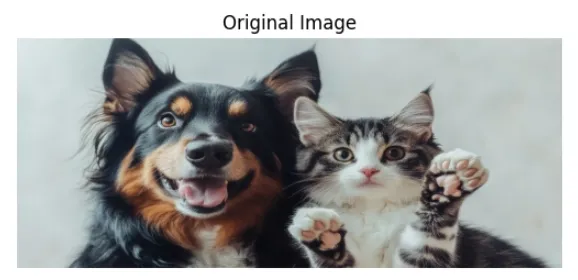
#> input picture point1/blur1.webp, 578 x 280 px
$ jupyter execute histogram.ipynb
#> lines starting #> are read from the running program, lines starting #| are printed output that depends on the picture
[cell 1]
import cv2
import numpy as np
import matplotlib.pyplot as plt
img = cv2.imread('blur1.webp', 0)
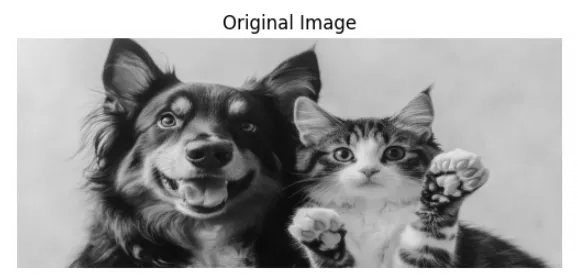
#> img: shape (280, 578); min 0, max 255, mean 164.4
equ = cv2.equalizeHist(img)
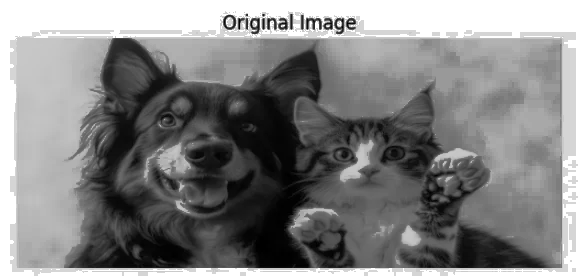
#> equ: shape (280, 578); min 0, max 255, mean 132.1
res = np.hstack((img, equ))
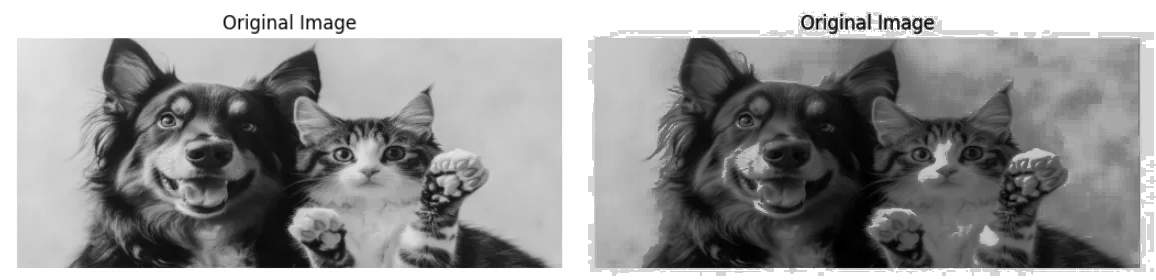
#> res: shape (280, 1156); min 0, max 255, mean 148.2
plt.figure(figsize=(10, 5))
plt.imshow(res, cmap='gray')
plt.title("Original vs Equalized Image")
plt.axis('off')
plt.show()
